Frame 1 (no input): blank canvas, image omitted
Frame 60 (no input): blank canvas, image omitted
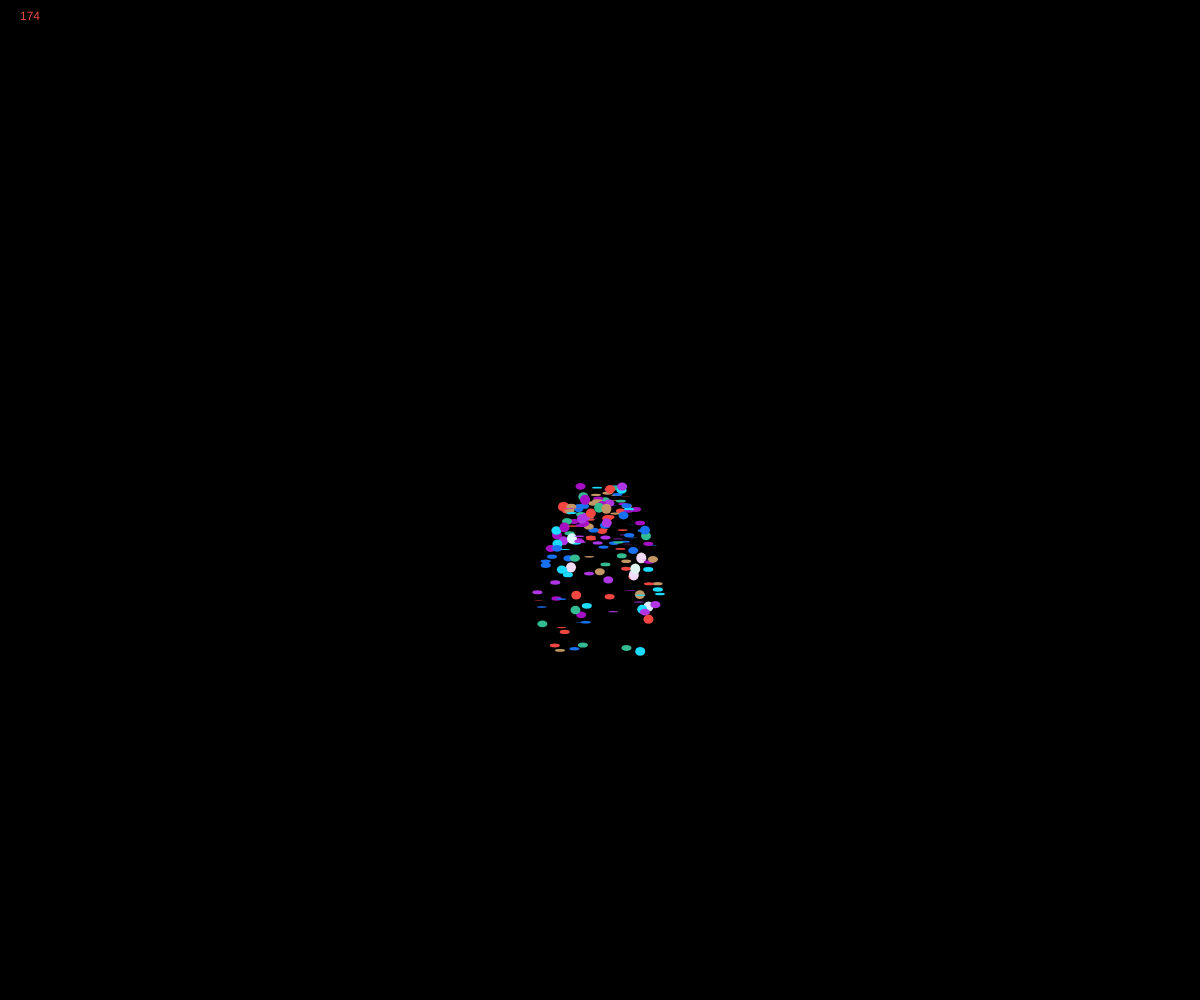
Frame 120 (the mouse pressed at the canvas centre since frame 60)

The p5.js sketch whose frames 1 and 60 were blank and that drew this single picture after the mouse press (run headless with seeded random() and noise() and a simulated clock; from frame 60 on, the mouse is pressed at the canvas centre):

// p5.js sketch
// ── sketch.js
/*
	GLITTER

	get mouse momentum 
	make glitter

*/
let glitterList = [];

let momentum;
let mouseVector;
let gravity;

let colourList = [
	"#f24640",
	"#c39666",
	"#33bb91",
	"#1cdbff",
	"#1871f2",
	"#af36e5",
	"#a60fc3",
];
function setup() {
	createCanvas(window.innerWidth, window.innerHeight);

	gravity = createVector(0, 2);

	rectMode(CENTER);
	noStroke();
}

function draw() {
	background(0);
	momentum = createVector(mouseX - pmouseX, mouseY - pmouseY);
	mouseVector = createVector(mouseX, mouseY);

	glitterList.forEach((g) => {
		g.run();
	});
	glitterList = glitterList.filter((g) => !g.outOfBounds);
	fill(colourList[0]);
	text(glitterList.length, 20, 20);
	if (mouseIsPressed) {
		for (let i = 0; i < 3; i++) {
			let rand = createVector(random(-20, 20), random(-20, 20));
			glitterList.push(
				new Glitter(
					p5.Vector.add(mouseVector, rand),
					p5.Vector.add(momentum, rand.setMag(1)),
					p5.Vector.add(gravity, rand.setMag(0.5)),
					random(colourList)
				)
			);
		}
	}
}

// ── Glitter.js
class Glitter {
	constructor(pos, momentum, gravity, colour) {
		this.pos = pos;
		this.momentum = momentum;
		this.gravity = gravity;
		this.colour = colour;

		this.animationFrame = 0;
		this.animationLength = 30 + random(-10, 10);

		this.size = 10;
		this.gravityFactor = 0.02; // how fast it points down
	}

	run() {
		this.render();
		this.update();
	}
	render() {
		this.zroty = map(
			this.animationFrame,
			0,
			this.animationLength,
			-this.size,
			this.size
		);

		this.zrotx = this.size;
		// planning to do rotation based on the x momentum

		this.animationFrame = this.animationFrame % this.animationLength;

		fill(this.colour);
		if (this.zroty > 10) {
			fill(lerpColor(color(this.colour), color(255), 0.85));
		}
		// rect(this.pos.x, this.pos.y, this.zrotx, this.zroty);
		ellipse(this.pos.x, this.pos.y, this.zrotx, this.zroty);
	}

	update() {
		this.animationFrame++;
		this.pos.y++;

		this.pos.add(this.momentum);

		// slowly lerp momentum to be pointing downwards with a mag of the gravity factor

		this.momentum.lerp(this.gravity, this.gravityFactor);

		if (
			this.pos.y > height + this.size * 2 ||
			this.pos.x > width + this.size * 2 ||
			this.pos.x < -this.size * 2
		) {
			this.outOfBounds = true;
		}
		// Im keeping the ones above the screen in bounds because they will fall into the screen
	}
}
